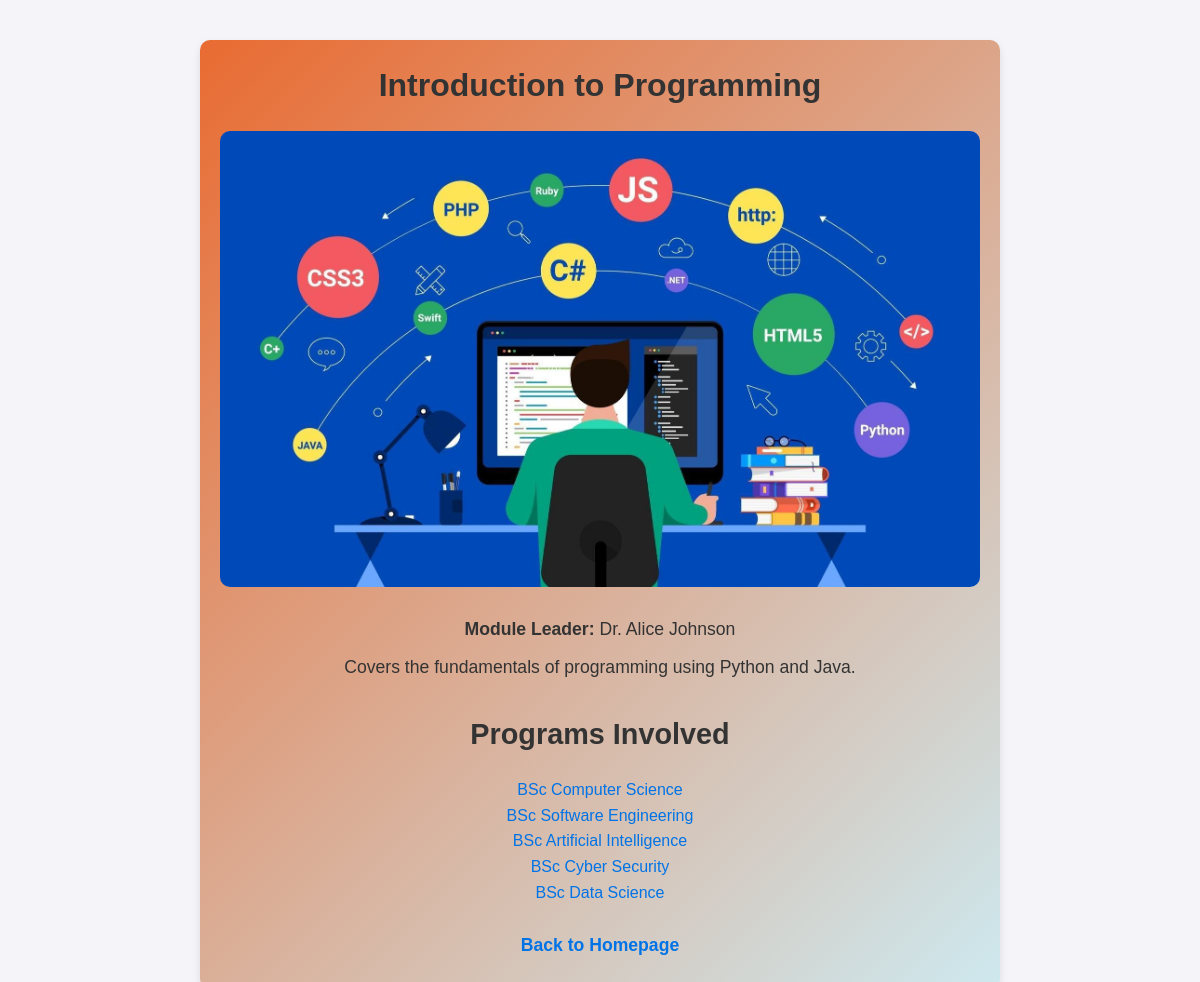
Page /module.php?id=1 on the committed database.
### tables this page shows
CREATE TABLE `Modules` (
  `ModuleID` int(11) NOT NULL,
  `ModuleName` text NOT NULL,
  `ModuleLeaderID` int(11) DEFAULT NULL,
  `Description` text DEFAULT NULL,
  `Image` text DEFAULT NULL
);

CREATE TABLE `Staff` (
  `StaffID` int(11) NOT NULL,
  `Name` text NOT NULL,
  `Password` varchar(255) DEFAULT NULL
);

CREATE TABLE `Programmes` (
  `ProgrammeID` int(11) NOT NULL,
  `ProgrammeName` text NOT NULL,
  `LevelID` int(11) DEFAULT NULL,
  `ProgrammeLeaderID` int(11) DEFAULT NULL,
  `Description` text DEFAULT NULL,
  `Image` text DEFAULT NULL
);

### includes/functions.php (called while the page is built, shortened)
<?php
function getStaffName($conn, $staffID) {
    $staffID = filter_var($staffID, FILTER_VALIDATE_INT);
    $sql = "SELECT Name FROM Staff WHERE StaffID = ?";
    $stmt = $conn->prepare($sql);
    $stmt->bind_param("i", $staffID);
    $stmt->execute();
    $result = $stmt->get_result();
    return ($result->num_rows > 0) ? htmlspecialchars($result->fetch_assoc()['Name']) : 'Unknown Leader';
}
?>

### module.php (the view, shortened to what this page needs)
<?php
include 'includes/db_connect.php';
include 'includes/functions.php';
$moduleID = isset($_GET['id']) ? filter_input(INPUT_GET, 'id', FILTER_VALIDATE_INT) : 0;
$sql = "SELECT m.ModuleID, m.ModuleName, m.Description, m.Image, m.ModuleLeaderID
        FROM Modules m
        WHERE m.ModuleID = ?";
$stmt = $conn->prepare($sql);
$stmt->bind_param("i", $moduleID);
$stmt->execute();
$result = $stmt->get_result();
if ($result->num_rows > 0) {
    $module = $result->fetch_assoc();
    $leaderName = getStaffName($conn, $module['ModuleLeaderID']);
} else {
    echo "Module not found.";
    exit;
}
$programsSql = "SELECT p.ProgrammeID, p.ProgrammeName
                FROM Programmes p
                INNER JOIN ProgrammeModules pm ON p.ProgrammeID = pm.ProgrammeID
                WHERE pm.ModuleID = ?";
$programsStmt = $conn->prepare($programsSql);
$programsStmt->bind_param("i", $moduleID);
$programsStmt->execute();
$programsResult = $programsStmt->get_result();
?>
<!DOCTYPE html>
<html>
<head>
    <link rel="stylesheet" href="css/stylesmainmodule.css">
</head>
<body>
<div class="module-details">
    <h1><?php echo htmlspecialchars($module['ModuleName']); ?></h1>
    <img src="images/modules/<?php echo htmlspecialchars($module['Image']); ?>" alt="<?php echo htmlspecialchars($module['ModuleName']); ?>">
    <p><strong>Module Leader:</strong> <?php echo htmlspecialchars($leaderName); ?></p>
    <p><?php echo htmlspecialchars($module['Description']); ?></p>
    <h2>Programs Involved</h2>
    <ul>
        <?php while ($program = $programsResult->fetch_assoc()): ?>
            <ol><a href="program.php?id=<?php echo htmlspecialchars($program['ProgrammeID']); ?>"><?php echo htmlspecialchars($program['ProgrammeName']); ?></a></ol>
        <?php endwhile; ?>
    </ul> <br>
    <p><a href="index.php"><strong>Back to Homepage</strong></a></p>
</div>
</body>
</html>

### css/stylesmainmodule.css (style rules this page uses)
* { margin: 0; padding: 0; box-sizing: border-box; font-family: 'Arial', sans-serif; }
body { background-color: #f4f4f9; color: #333; line-height: 1.6; padding: 20px; background-image: url('../images/background3.jpg'); background-size: cover; background-repeat: no-repeat; background-position: center center; }
.module-details { background: linear-gradient(135deg, rgba(230, 73, 0, 0.8), rgba(196, 230, 237, 0.8)); border-radius: 10px; padding: 20px; box-shadow: 0 4px 8px rgba(0, 0, 0, 0.1); max-width: 800px; margin: 20px auto; text-align: center; }
.module-details h1 { font-size: 2rem; margin-bottom: 20px; }
.module-details img { max-width: 100%; height: auto; border-radius: 10px; margin-bottom: 20px; }
.module-details p { font-size: 1.1rem; margin-bottom: 10px; }
.module-details p strong { font-weight: bold; }
.module-details h2 { font-size: 1.8rem; margin-top: 30px; margin-bottom: 20px; }
.module-details ul { list-style-type: none; padding: 0; }
.module-details a { text-decoration: none; color: #0073e6; }
a { color: #0073e6; text-decoration: none; }

### rows in the picture
modules: ModuleName "Introduction to Programming", Image (picture), ModuleLeaderID.Name "Dr. Alice Johnson", Description "Covers the fundamentals of programming using Python and Java."
programmes: ProgrammeName "BSc Computer Science"
programmes: ProgrammeName "BSc Software Engineering"
programmes: ProgrammeName "BSc Artificial Intelligence"
programmes: ProgrammeName "BSc Cyber Security"
programmes: ProgrammeName "BSc Data Science"
